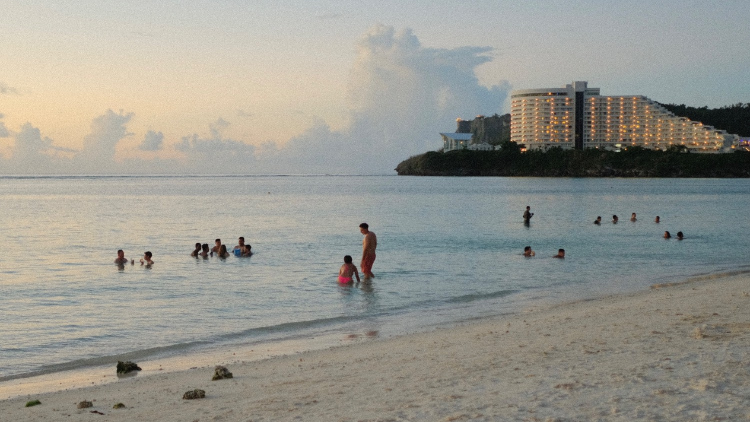
#> input picture docs/frame_fit/PH-01.jpg, 1500 x 844 px (shown at 1/2 size)
$ python render.py
#> lines starting #> are read from the running program, lines starting #| are printed output that depends on the picture; after the words box and inside, x2 and y2 are one past the last pixel; in counts of white or black regions, pixels touching at a corner belong together
"""Fit the applicant's photos into the corner frame without stretching.

python3 tools/frame_fit/render.py  ->  docs/frame_fit/opt_{now,a,b,c}.jpg and flat_{a,b,c}.jpg

The frame (docs/frame_fit/current.jpg) shows two walls meeting at a corner in the middle. Measured on the frame:
corner height 759 px, outer edges 470 px, half widths 686 px. For a 90-degree corner seen head-on this gives each
wall a true shape of about 2.06 : 1, so both walls together want a 4.13 : 1 picture. PH-01 is 1.78 : 1, which is why
it looks stretched sideways (x 2.3). Each option below makes a 4.13 : 1 strip from the photos only (crop, place,
or two photos side by side) and lays each half onto its wall with an exact plane homography.
"""
import math
import os

import numpy as np
from PIL import Image, ImageDraw

REPO = os.path.abspath(os.path.join(os.path.dirname(__file__), '../..'))
D = os.path.join(REPO, 'docs/frame_fit')

# photo opening of the frame, read off current.jpg (1806 x 1008)
LEFT = [(247, 330), (933, 103), (933, 862), (250, 800)]     # TL TR BR BL
RIGHT = [(933, 103), (1617, 328), (1615, 796), (933, 862)]


def wall_aspect():
    hc = LEFT[2][1] - LEFT[1][1]; he = ((LEFT[3][1] - LEFT[0][1]) + (RIGHT[2][1] - RIGHT[1][1])) / 2
    half = ((LEFT[1][0] - LEFT[0][0]) + (RIGHT[1][0] - RIGHT[0][0])) / 2
    k = hc / he; s = math.sin(math.radians(45))                 # 90-degree corner, walls at 45 degrees
    w_over_d = (k - 1) / s; f = half * k / (w_over_d * s)       # edge x = f * W cos45 / (k d)
    h_over_d = hc / f
    return w_over_d / h_over_d, hc, he, half, f


ASPECT, HC, HE, HALF, FOCAL = wall_aspect()
PANO = 2 * ASPECT


def homography(src, dst):
    A = []
    for (x, y), (u, v) in zip(src, dst):
        A += [[x, y, 1, 0, 0, 0, -u * x, -u * y, -u], [0, 0, 0, x, y, 1, -v * x, -v * y, -v]]
    h = np.linalg.svd(np.array(A, float))[2][-1]
    return (h / h[-1]).reshape(3, 3)


def onto_frame(strip, out):
    """Lay the left half of `strip` on the left wall and the right half on the right wall."""
    base = Image.open(os.path.join(D, 'current.jpg')).convert('RGB'); W, H = strip.size
    for quad, x0 in ((LEFT, 0), (RIGHT, W / 2)):
        src = [(x0, 0), (x0 + W / 2, 0), (x0 + W / 2, H), (x0, H)]
        Hm = homography(quad, src)
        warped = strip.transform(base.size, Image.PERSPECTIVE, tuple(Hm.flatten()[:8]), Image.BICUBIC)
        m = Image.new('L', base.size, 0); ImageDraw.Draw(m).polygon(quad, fill=255)
        base.paste(warped, (0, 0), m)
    d = ImageDraw.Draw(base); d.line([LEFT[1], LEFT[2]], fill=(255, 255, 255), width=1)   # the corner edge
    base.save(os.path.join(D, out), quality=90)
    base.crop((170, 30, 1700, 930)).save(os.path.join(D, out.replace('.jpg', '_c.jpg')), quality=90)   # frame only, for the sheet


def hatch(im, box):
    """Mark an area to be filled by generative expand (a diagram marker, not picture content)."""
    x0, y0, x1, y1 = box; w, h = x1 - x0, y1 - y0
    t = Image.new('RGB', (w, h), (38, 52, 70)); d = ImageDraw.Draw(t)
    for k in range(-h, w, 28):
        d.line([(k, h), (k + h, 0)], fill=(90, 110, 135), width=3)
    d.rectangle((0, 0, w - 1, h - 1), outline=(255, 107, 91), width=4); im.paste(t, (x0, y0))


def main():
    p01 = Image.open(os.path.join(D, 'PH-01.jpg')).convert('RGB'); p03 = Image.open(os.path.join(D, 'PH-03.jpg')).convert('RGB')
#> in main, p01 is the input picture: PIL image 1500x844 RGB; mean R, G, B 151.5, 150.9, 143.3
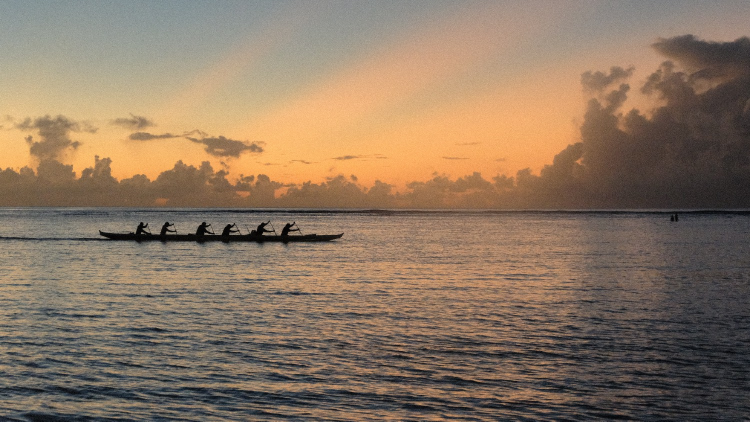
#> input picture docs/frame_fit/PH-03.jpg, 1500 x 843 px (shown at 1/2 size)
#> in main, p03 is the input picture: PIL image 1500x843 RGB; mean R, G, B 139.4, 118.2, 98

    # now: the whole of PH-01 (top 620 px) squeezed onto both walls, for comparison
    onto_frame(p01.crop((0, 0, 1500, 620)), 'opt_now.jpg')
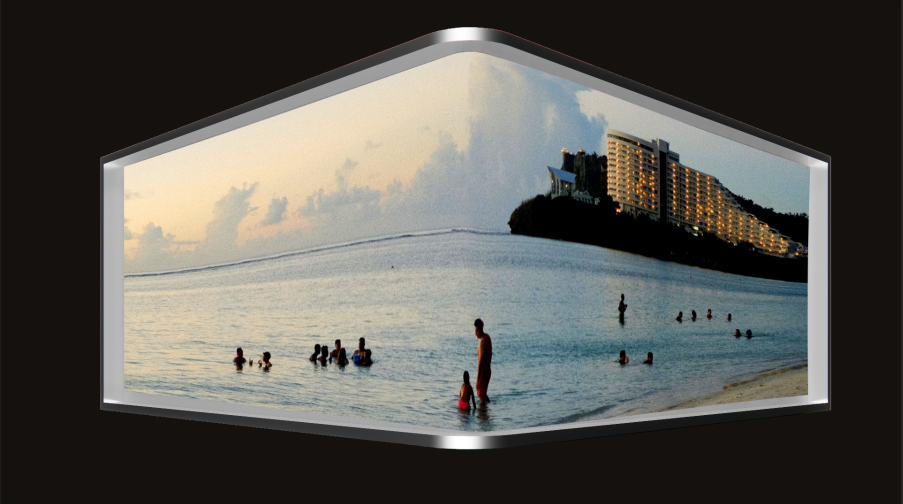
#> input picture docs/frame_fit/current.jpg, 1806 x 1008 px (shown at 1/2 size)
#> in onto_frame, base is the input picture: PIL image 1806x1008 RGB; mean R, G, B 88.4, 87.4, 82.2
#> after the loop in onto_frame, `for quad, x0 in ((LEFT, 0), (RIGHT, W / 2)):`:
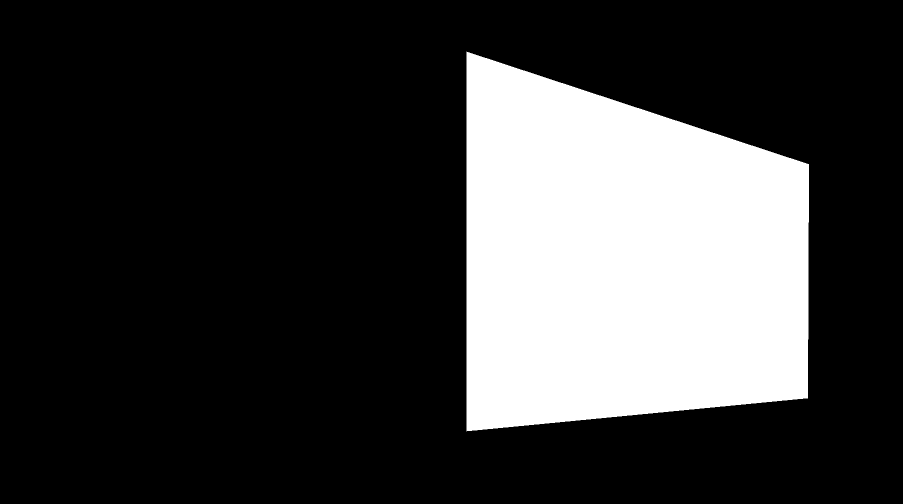
#> m: PIL image 1806x1008 L (shown at 1/2 size); 23.1% white; 1 white region, box (x1, y1, x2, y2) and area: (933, 103, 1618, 863) 419859

    # A: one photo, cropped to the panorama shape; the fold falls in the gap right of the standing man
    w = 1300; h = round(w / PANO); a = p01.crop((200, 230, 200 + w, 230 + h)); a.save(os.path.join(D, 'flat_a.jpg'), quality=90); onto_frame(a, 'opt_a.jpg')
#> the loop in onto_frame (call 2), `for quad, x0 in ((LEFT, 0), (RIGHT, W / 2)):` made 2 passes
#> (quad, x0, src) on passes 1 to 2: ([(247, 330), (933, 103), (933, 862), (250, 800)], 0, [(0, 0), (650, 0), (650, 315), (0, 315)]), ([(933, 103), (1617, 328), (1615, 796), (933, 862)], 650, [(650, 0), (1300, 0), (1300, 315), (650, 315)])

    # B: one photo kept whole (sand trimmed), placed on a panorama canvas; the sides are left for generative expand
    ph = p01.crop((0, 60, 1500, 680)); H = ph.height; Wc = round(H * PANO); x0 = Wc // 2 - 880
#> after `H = ph.height`: H = 620
#> after `Wc = round(H * PANO)`: Wc = 2561
#> after `x0 = Wc // 2 - 880`: x0 = 400
    b = Image.new('RGB', (Wc, H)); b.paste(ph, (x0, 0)); hatch(b, (0, 0, x0, H)); hatch(b, (x0 + 1500, 0, Wc, H))
#> after `b = Image.new('RGB', (Wc, H))`: b: PIL image 2561x620 RGB; every value is 0
#> call 2 of hatch, with box = (1900, 0, 2561, 620)
#> in hatch (call 2), `im.paste(t, (x0, y0))`:
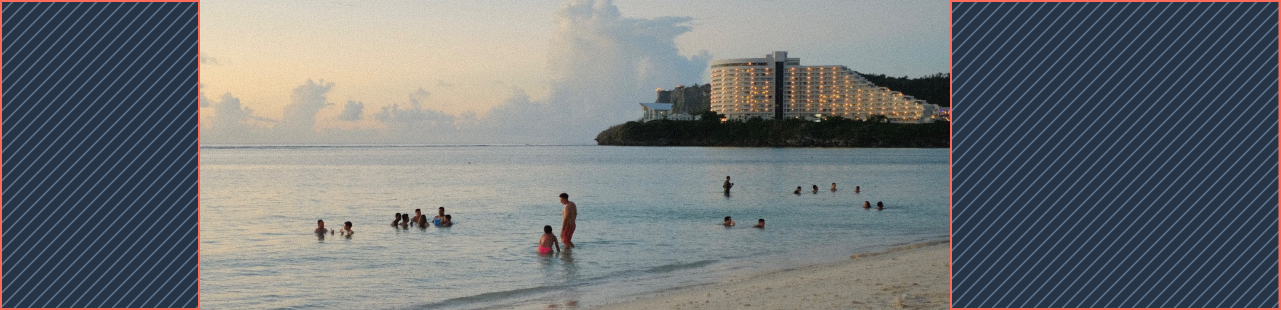
#> im: PIL image 2561x620 RGB (shown at 1/2 size); mean R, G, B 111.1, 115.5, 118.8
    b.save(os.path.join(D, 'flat_b.jpg'), quality=90); onto_frame(b, 'opt_b.jpg')

    # C: two photos, one per wall, each cropped to the wall shape with the horizon at 48 % so it meets at the corner
    def wall(im, x0, cw, horizon):                       # crop to the wall shape with the horizon at 48 %
#> called with x0 = 250, cw = 1250, horizon = 354
        ch = round(cw / ASPECT); y0 = horizon - round(.48 * ch); return im.crop((x0, y0, x0 + cw, y0 + ch))
    right = wall(p01, 250, 1250, 354); left = wall(p03, 0, 1500, 413).resize(right.size, Image.LANCZOS)
    c = Image.new('RGB', (right.width * 2, right.height)); c.paste(left, (0, 0)); c.paste(right, (right.width, 0))
#> after `c = Image.new('RGB', (right.width * 2, right.height))`: c: PIL image 2500x605 RGB; every value is 0
#> after `c.paste(right, (right.width, 0))`:
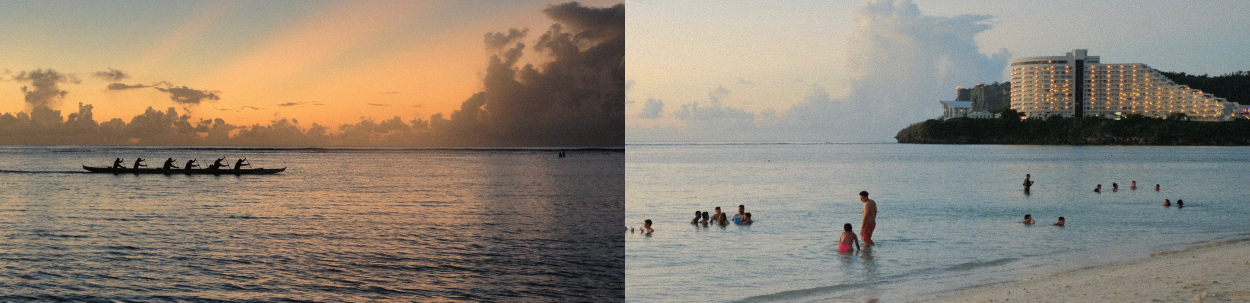
#> c: PIL image 2500x605 RGB (shown at 1/2 size); mean R, G, B 143, 132.1, 118.2
    c.save(os.path.join(D, 'flat_c.jpg'), quality=90); onto_frame(c, 'opt_c.jpg')
#> call 4 of onto_frame, with out = 'opt_c.jpg'
#> in onto_frame (call 4), `W, H = strip.size`: W = 2500; H = 605
#> the loop in onto_frame (call 4), `for quad, x0 in ((LEFT, 0), (RIGHT, W / 2)):` made 2 passes
#> (quad, x0, src) on passes 1 to 2: ([(247, 330), (933, 103), (933, 862), (250, 800)], 0, [(0, 0), (1250, 0), (1250, 605), (0, 605)]), ([(933, 103), (1617, 328), (1615, 796), (933, 862)], 1250, [(1250, 0), (2500, 0), (2500, 605), (1250, 605)])
#> pass 1, in onto_frame (call 4), `warped = strip.transform(base.size, Image.PERSPECTIVE, tuple(Hm.flatte..`:
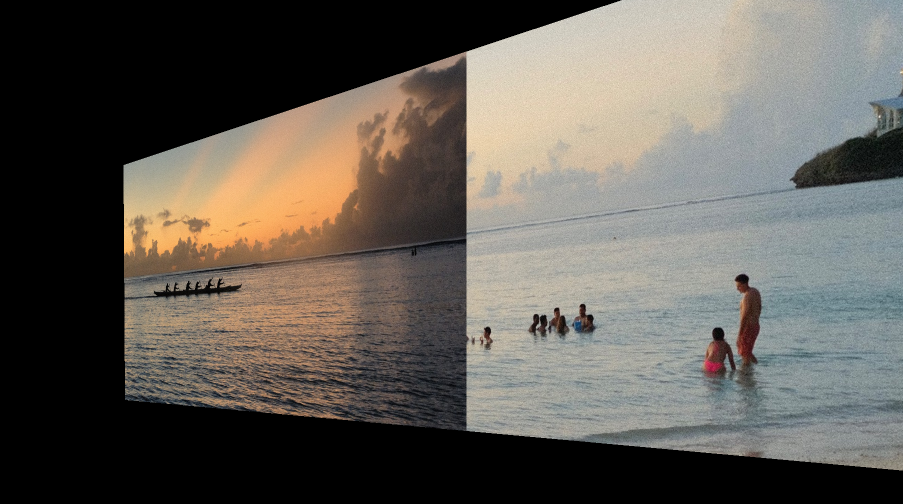
#> warped: PIL image 1806x1008 RGB (shown at 1/2 size); mean R, G, B 98, 93.2, 86.2
#> in onto_frame (call 4), `base.crop((170, 30, 1700, 930)).save(os.path.join(D, out.replace('.jpg..`:
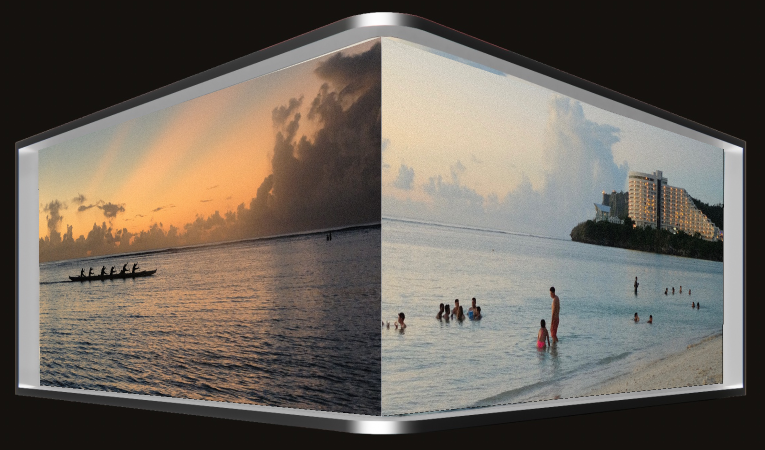
#> saved as opt_c_c.jpg: PIL image 1530x900 RGB (shown at 1/2 size); mean R, G, B 107.8, 99.7, 90.7

    print(f'wall {ASPECT:.2f}:1 · panorama {PANO:.2f}:1 · PH-01 {1500/844:.2f}:1 · stretch now x{PANO/(1500/620):.2f} (top 620 px) / x{PANO/(1500/844):.2f} (whole)')
    print(f'A crop {w}x{h} · B canvas {Wc}x{H}, photo at x {x0} · C each wall {right.width}x{right.height}')
#| A crop 1300x315 · B canvas 2561x620, photo at x 400 · C each wall 1250x605


if __name__ == '__main__':
    main()
